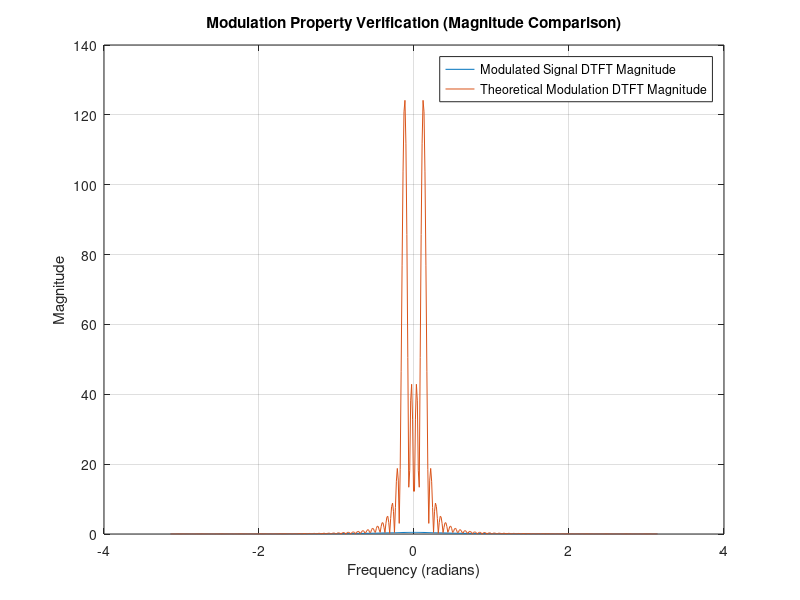

Recreate this plot in MATLAB.
N = 100;
n = 0:N-1;
g = exp(-0.5 * n);

L = 512;
w = -pi:2*pi/(L-1):pi;
G = freqz(g, 1, w);

h = sin((2*pi*n)/(N/2));
H = freqz(h, 1, w);

gh_mod = g .* h;

GH_modulated = freqz(gh_mod, 1, w);
GH_mod = G .* H;

figure(1);
plot(w, abs(GH_modulated)); hold on;
plot(w, abs(GH_mod));
legend('Modulated Signal DTFT Magnitude', 'Theoretical Modulation DTFT Magnitude');
title('Modulation Property Verification (Magnitude Comparison)');
xlabel('Frequency (radians)');
ylabel('Magnitude');
grid on;
